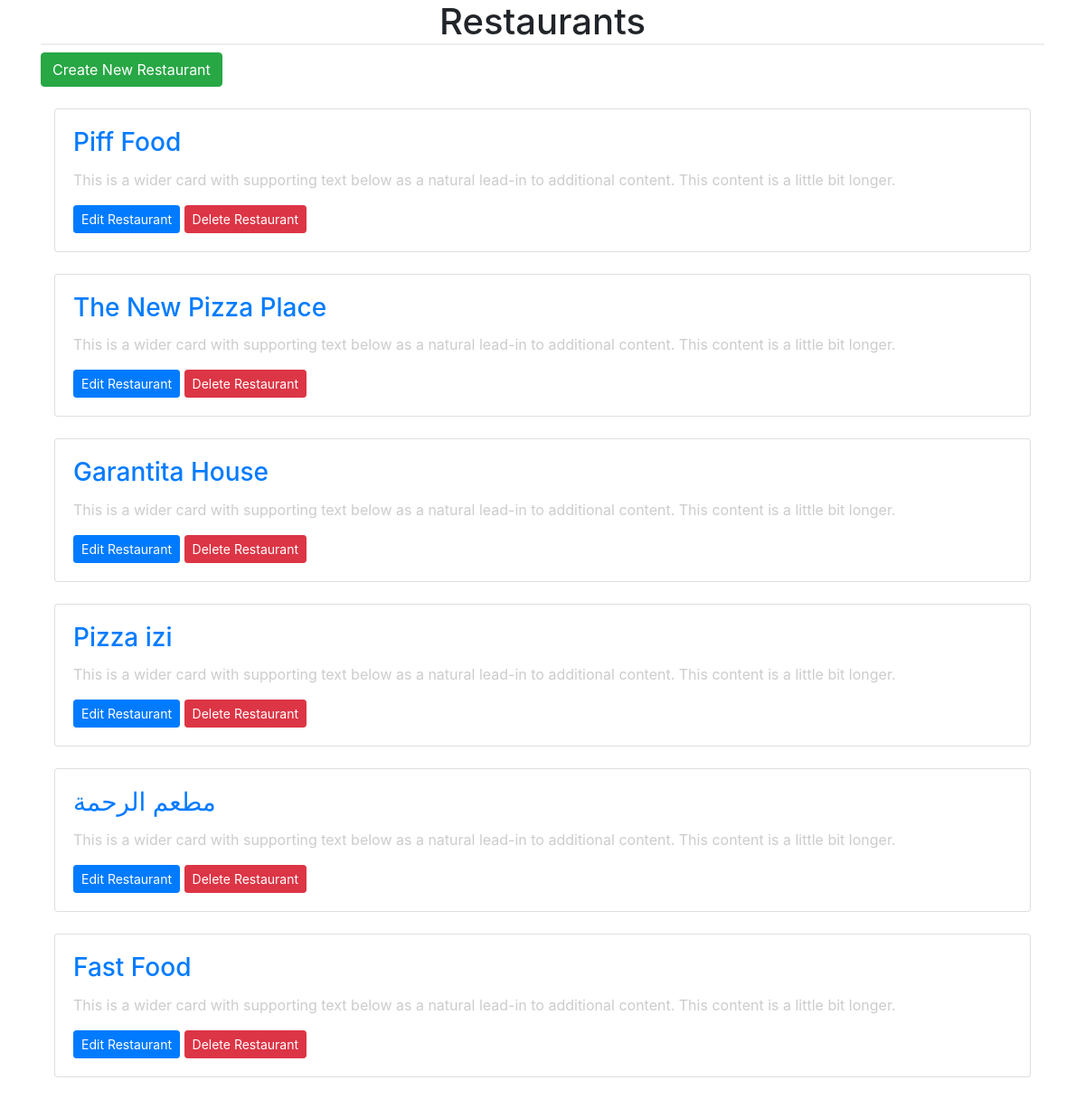
The page /restaurants/ on the database its author committed.
### database_setup.py (models this page shows, shortened)
class Restaurant(Base):
    __tablename__ = 'restaurant'
    name = Column(String(80), nullable=False)
    id = Column(Integer, primary_key=True)

### finalProject.py (the view)
@app.route('/')
@app.route('/restaurants/')
def showRestaurants():
    restaurants = session.query(Restaurant).all()
    return render_template("restaurants.html", restaurants=restaurants)

### templates/restaurants.html (shortened to what this page needs)
{% include 'layouts/header.html' %}
	<div class="container">
		<div class = 'header'>
			<h1>Restaurants</h1>
		</div>
		<div class = 'container'>
			<div class="row">
				<a type="button" class="btn btn-success" href = '{{url_for('newRestaurant') }}'>Create New Restaurant</a>
			</div>
			<br>
			{% for restaurant in restaurants %}
				<div class="row">
					<div class="col">
						<div class="card">
							<div class="card-body">
							<h5 class="card-title"><a href = "{{url_for('showMenu', restaurant_id = restaurant.id)}}"> <h3>{{restaurant.name}}</h3></a></h5>
							<p class="card-text">This is a wider card with supporting text below as a natural lead-in to additional content. This content is a little bit longer.</p>
							<p class="card-text">
								<a type="button" class="btn btn-primary  btn-sm" href = "{{url_for('editRestaurant',restaurant_id = restaurant.id)}}">Edit Restaurant</a>
								<a type="button" class="btn btn-danger btn-sm" href = "{{url_for('deleteRestaurant',restaurant_id = restaurant.id)}}">Delete Restaurant</a></p>
							</div>
						</div>
					</div>
				</div>
				<br>
			{% endfor %}
		</div>
	</div>
{% include 'layouts/footer.html' %}

### static/styles.css (style rules this page uses)
body { font-family: sans-serif; background-color: #c5b1ab }
h1, h2, h3, h4 { color: #ffffff; }
h1, h2 { font-family: 'georgia', serif; margin: 0; }
h1 { border-bottom: 2px solid #eee; }
p, dd, dt { color: #cccccc; }
a { text-decoration: none; color: #ffc38a; font-size: .75em; }
.header { left: 50%; text-align: center; }

### rows shown on the page
Restaurant: name "Piff Food"
Restaurant: name "The New Pizza Place"
Restaurant: name "Garantita House"
Restaurant: name "Pizza izi"
Restaurant: name "مطعم الرحمة"
Restaurant: name "Fast Food"
